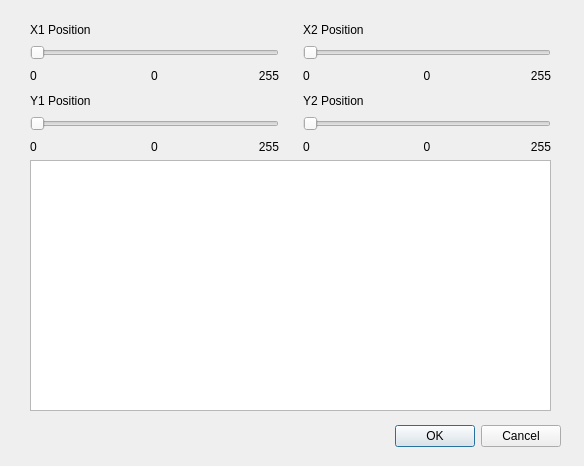
<?xml version="1.0" encoding="UTF-8"?>
<ui version="4.0">
 <class>Contrast_stretching_dialog</class>
 <widget class="QDialog" name="Contrast_stretching_dialog">
  <property name="geometry">
   <rect>
    <x>0</x>
    <y>0</y>
    <width>584</width>
    <height>466</height>
   </rect>
  </property>
  <property name="windowTitle">
   <string>Dialog</string>
  </property>
  <widget class="QDialogButtonBox" name="buttonBox">
   <property name="geometry">
    <rect>
     <x>220</x>
     <y>420</y>
     <width>341</width>
     <height>32</height>
    </rect>
   </property>
   <property name="orientation">
    <enum>Qt::Horizontal</enum>
   </property>
   <property name="standardButtons">
    <set>QDialogButtonBox::Cancel|QDialogButtonBox::Ok</set>
   </property>
  </widget>
  <widget class="QWidget" name="horizontalLayoutWidget">
   <property name="geometry">
    <rect>
     <x>30</x>
     <y>20</y>
     <width>521</width>
     <height>136</height>
    </rect>
   </property>
   <layout class="QHBoxLayout" name="horizontalLayout">
    <item>
     <layout class="QVBoxLayout" name="verticalLayout_2">
      <item>
       <widget class="QLabel" name="label">
        <property name="text">
         <string>X1 Position</string>
        </property>
       </widget>
      </item>
      <item>
       <widget class="QSlider" name="horizontalSlider">
        <property name="maximum">
         <number>255</number>
        </property>
        <property name="orientation">
         <enum>Qt::Horizontal</enum>
        </property>
       </widget>
      </item>
      <item>
       <layout class="QHBoxLayout" name="horizontalLayout_2">
        <item>
         <widget class="QLabel" name="label_4">
          <property name="text">
           <string>0</string>
          </property>
         </widget>
        </item>
        <item>
         <widget class="QLabel" name="X1_val">
          <property name="text">
           <string>0</string>
          </property>
          <property name="alignment">
           <set>Qt::AlignCenter</set>
          </property>
         </widget>
        </item>
        <item>
         <widget class="QLabel" name="label_5">
          <property name="text">
           <string>255</string>
          </property>
          <property name="alignment">
           <set>Qt::AlignRight|Qt::AlignTrailing|Qt::AlignVCenter</set>
          </property>
         </widget>
        </item>
       </layout>
      </item>
      <item>
       <widget class="QLabel" name="label_2">
        <property name="text">
         <string>Y1 Position</string>
        </property>
       </widget>
      </item>
      <item>
       <widget class="QSlider" name="y1_slider">
        <property name="maximum">
         <number>255</number>
        </property>
        <property name="orientation">
         <enum>Qt::Horizontal</enum>
        </property>
       </widget>
      </item>
      <item>
       <layout class="QHBoxLayout" name="horizontalLayout_3">
        <item>
         <widget class="QLabel" name="label_6">
          <property name="text">
           <string>0</string>
          </property>
         </widget>
        </item>
        <item>
         <widget class="QLabel" name="Y1_val">
          <property name="text">
           <string>0</string>
          </property>
          <property name="alignment">
           <set>Qt::AlignCenter</set>
          </property>
         </widget>
        </item>
        <item>
         <widget class="QLabel" name="label_8">
          <property name="text">
           <string>255</string>
          </property>
          <property name="alignment">
           <set>Qt::AlignRight|Qt::AlignTrailing|Qt::AlignVCenter</set>
          </property>
         </widget>
        </item>
       </layout>
      </item>
     </layout>
    </item>
    <item>
     <spacer name="horizontalSpacer">
      <property name="orientation">
       <enum>Qt::Horizontal</enum>
      </property>
      <property name="sizeType">
       <enum>QSizePolicy::Fixed</enum>
      </property>
      <property name="sizeHint" stdset="0">
       <size>
        <width>18</width>
        <height>131</height>
       </size>
      </property>
     </spacer>
    </item>
    <item>
     <layout class="QVBoxLayout" name="verticalLayout_3">
      <item>
       <widget class="QLabel" name="label_9">
        <property name="text">
         <string>X2 Position</string>
        </property>
       </widget>
      </item>
      <item>
       <widget class="QSlider" name="x2_slider">
        <property name="maximum">
         <number>255</number>
        </property>
        <property name="orientation">
         <enum>Qt::Horizontal</enum>
        </property>
       </widget>
      </item>
      <item>
       <layout class="QHBoxLayout" name="horizontalLayout_4">
        <item>
         <widget class="QLabel" name="label_10">
          <property name="text">
           <string>0</string>
          </property>
         </widget>
        </item>
        <item>
         <widget class="QLabel" name="X2_val">
          <property name="text">
           <string>0</string>
          </property>
          <property name="alignment">
           <set>Qt::AlignCenter</set>
          </property>
         </widget>
        </item>
        <item>
         <widget class="QLabel" name="label_12">
          <property name="text">
           <string>255</string>
          </property>
          <property name="alignment">
           <set>Qt::AlignRight|Qt::AlignTrailing|Qt::AlignVCenter</set>
          </property>
         </widget>
        </item>
       </layout>
      </item>
      <item>
       <widget class="QLabel" name="label_13">
        <property name="text">
         <string>Y2 Position</string>
        </property>
       </widget>
      </item>
      <item>
       <widget class="QSlider" name="y2_slider">
        <property name="maximum">
         <number>255</number>
        </property>
        <property name="orientation">
         <enum>Qt::Horizontal</enum>
        </property>
       </widget>
      </item>
      <item>
       <layout class="QHBoxLayout" name="horizontalLayout_5">
        <item>
         <widget class="QLabel" name="label_14">
          <property name="text">
           <string>0</string>
          </property>
         </widget>
        </item>
        <item>
         <widget class="QLabel" name="Y2_val">
          <property name="text">
           <string>0</string>
          </property>
          <property name="alignment">
           <set>Qt::AlignCenter</set>
          </property>
         </widget>
        </item>
        <item>
         <widget class="QLabel" name="label_16">
          <property name="text">
           <string>255</string>
          </property>
          <property name="alignment">
           <set>Qt::AlignRight|Qt::AlignTrailing|Qt::AlignVCenter</set>
          </property>
         </widget>
        </item>
       </layout>
      </item>
     </layout>
    </item>
   </layout>
  </widget>
  <widget class="QChartView" name="chartView">
   <property name="geometry">
    <rect>
     <x>30</x>
     <y>160</y>
     <width>521</width>
     <height>251</height>
    </rect>
   </property>
  </widget>
 </widget>
 <customwidgets>
  <customwidget>
   <class>QChartView</class>
   <extends>QGraphicsView</extends>
   <header>QtCharts</header>
  </customwidget>
 </customwidgets>
 <resources/>
 <connections>
  <connection>
   <sender>buttonBox</sender>
   <signal>accepted()</signal>
   <receiver>Contrast_stretching_dialog</receiver>
   <slot>accept()</slot>
   <hints>
    <hint type="sourcelabel">
     <x>248</x>
     <y>254</y>
    </hint>
    <hint type="destinationlabel">
     <x>157</x>
     <y>274</y>
    </hint>
   </hints>
  </connection>
  <connection>
   <sender>buttonBox</sender>
   <signal>rejected()</signal>
   <receiver>Contrast_stretching_dialog</receiver>
   <slot>reject()</slot>
   <hints>
    <hint type="sourcelabel">
     <x>316</x>
     <y>260</y>
    </hint>
    <hint type="destinationlabel">
     <x>286</x>
     <y>274</y>
    </hint>
   </hints>
  </connection>
 </connections>
</ui>
